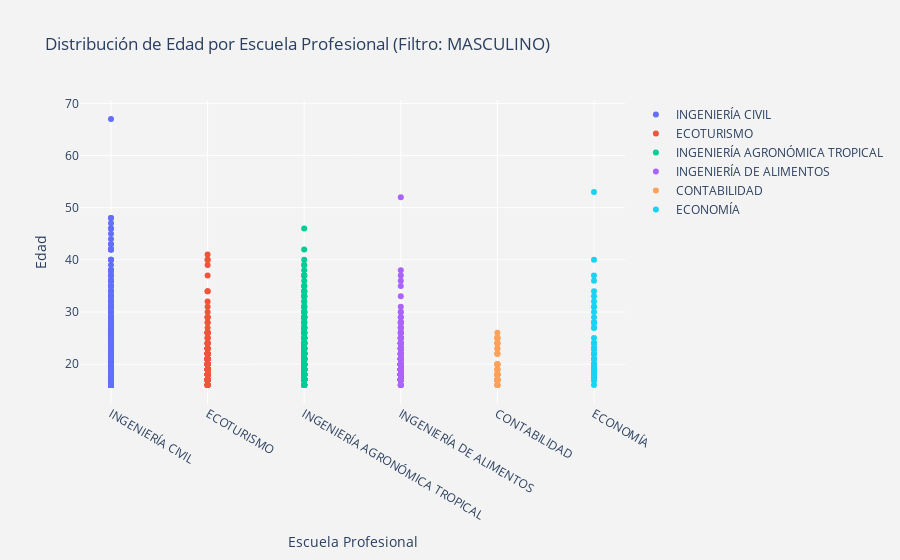

The notebook cell this image was saved under:
### Markdown cell above
*OBSERVACION*
- Datos atipicos 
- Datos donde el costo es 0
- Datos donde el apgo es 0 ->

### Code cell
import plotly.graph_objs as go
import plotly.offline as py

# Filtrar por sexo (por ejemplo, 'MASCULINO' o 'FEMENINO')
sexo_filtrado = 'MASCULINO'

# Filtrar el DataFrame por el sexo seleccionado
data_sexo_filtrado = Postulantes[Postulantes['SEXO'] == sexo_filtrado]

# Crear una lista de trazas de dispersión para cada escuela
data_traces = []
for escuela in data_sexo_filtrado['ESCUELA'].unique():
    trace = go.Scatter(
        x=data_sexo_filtrado[data_sexo_filtrado['ESCUELA'] == escuela]['ESCUELA'],
        y=data_sexo_filtrado[data_sexo_filtrado['ESCUELA'] == escuela]['EDAD'],
        mode='markers',
        name=escuela
    )
    data_traces.append(trace)

layout = go.Layout(
    title='Distribución de Edad por Escuela Profesional (Filtro: ' + sexo_filtrado + ')',
    xaxis=dict(title='Escuela Profesional'),
    yaxis=dict(title='Edad'),
    paper_bgcolor='rgb(243, 243, 243)',
    plot_bgcolor='rgb(243, 243, 243)'
)

# Crear la figura y trazar el gráfico
fig = go.Figure(data=data_traces, layout=layout)
py.iplot(fig)

### Figure 1 — Plotly figure (JSON) as saved in the notebook; plotly's stock layout.template omitted (floating-point values rounded to 4 significant figures; data arrays with more than 128 entries replaced by an {"elided": "..."} marker saying what was removed)
{"data": [{"mode": "markers", "name": "INGENIERÍA CIVIL", "type": "scatter", "x": {"elided": "1339 str values"}, "y": {"elided": "1339 int values"}}, {"mode": "markers", "name": "ECOTURISMO", "type": "scatter", "x": {"elided": "214 str values"}, "y": {"elided": "214 int values"}}, {"mode": "markers", "name": "INGENIERÍA AGRONÓMICA TROPICAL", "type": "scatter", "x": {"elided": "941 str values"}, "y": {"elided": "941 int values"}}, {"mode": "markers", "name": "INGENIERÍA DE ALIMENTOS", "type": "scatter", "x": {"elided": "319 str values"}, "y": {"elided": "319 int values"}}, {"mode": "markers", "name": "CONTABILIDAD", "type": "scatter", "x": ["CONTABILIDAD", "CONTABILIDAD", "CONTABILIDAD", "CONTABILIDAD", "CONTABILIDAD", "CONTABILIDAD", "CONTABILIDAD", "CONTABILIDAD", "CONTABILIDAD", "CONTABILIDAD", "CONTABILIDAD", "CONTABILIDAD", "CONTABILIDAD", "CONTABILIDAD", "CONTABILIDAD", "CONTABILIDAD", "CONTABILIDAD", "CONTABILIDAD", "CONTABILIDAD", "CONTABILIDAD", "CONTABILIDAD", "CONTABILIDAD", "CONTABILIDAD", "CONTABILIDAD", "CONTABILIDAD", "CONTABILIDAD", "CONTABILIDAD", "CONTABILIDAD", "CONTABILIDAD", "CONTABILIDAD", "CONTABILIDAD", "CONTABILIDAD", "CONTABILIDAD", "CONTABILIDAD", "CONTABILIDAD", "CONTABILIDAD", "CONTABILIDAD", "CONTABILIDAD", "CONTABILIDAD", "CONTABILIDAD", "CONTABILIDAD", "CONTABILIDAD", "CONTABILIDAD", "CONTABILIDAD", "CONTABILIDAD", "CONTABILIDAD", "CONTABILIDAD", "CONTABILIDAD", "CONTABILIDAD", "CONTABILIDAD", "CONTABILIDAD", "CONTABILIDAD", "CONTABILIDAD", "CONTABILIDAD", "CONTABILIDAD", "CONTABILIDAD", "CONTABILIDAD", "CONTABILIDAD", "CONTABILIDAD", "CONTABILIDAD", "CONTABILIDAD", "CONTABILIDAD", "CONTABILIDAD", "CONTABILIDAD", "CONTABILIDAD"], "y": [25, 17, 18, 26, 23, 17, 18, 22, 18, 16, 17, 17, 17, 16, 16, 18, 17, 18, 17, 18, 18, 17, 24, 18, 25, 20, 23, 19, 18, 17, 16, 18, 17, 19, 18, 18, 17, 24, 17, 25, 17, 17, 17, 16, 18, 20, 24, 19, 22, 25, 17, 18, 18, 17, 20, 24, 17, 17, 19, 20, 22, 20, 18, 17, 17]}, {"mode": "markers", "name": "ECONOMÍA", "type": "scatter", "x": ["ECONOMÍA", "ECONOMÍA", "ECONOMÍA", "ECONOMÍA", "ECONOMÍA", "ECONOMÍA", "ECONOMÍA", "ECONOMÍA", "ECONOMÍA", "ECONOMÍA", "ECONOMÍA", "ECONOMÍA", "ECONOMÍA", "ECONOMÍA", "ECONOMÍA", "ECONOMÍA", "ECONOMÍA", "ECONOMÍA", "ECONOMÍA", "ECONOMÍA", "ECONOMÍA", "ECONOMÍA", "ECONOMÍA", "ECONOMÍA", "ECONOMÍA", "ECONOMÍA", "ECONOMÍA", "ECONOMÍA", "ECONOMÍA", "ECONOMÍA", "ECONOMÍA", "ECONOMÍA", "ECONOMÍA", "ECONOMÍA", "ECONOMÍA", "ECONOMÍA", "ECONOMÍA", "ECONOMÍA", "ECONOMÍA", "ECONOMÍA", "ECONOMÍA", "ECONOMÍA", "ECONOMÍA", "ECONOMÍA", "ECONOMÍA", "ECONOMÍA", "ECONOMÍA", "ECONOMÍA", "ECONOMÍA", "ECONOMÍA", "ECONOMÍA", "ECONOMÍA", "ECONOMÍA", "ECONOMÍA", "ECONOMÍA", "ECONOMÍA", "ECONOMÍA", "ECONOMÍA", "ECONOMÍA", "ECONOMÍA", "ECONOMÍA", "ECONOMÍA", "ECONOMÍA", "ECONOMÍA", "ECONOMÍA", "ECONOMÍA", "ECONOMÍA", "ECONOMÍA", "ECONOMÍA", "ECONOMÍA", "ECONOMÍA", "ECONOMÍA", "ECONOMÍA", "ECONOMÍA", "ECONOMÍA", "ECONOMÍA", "ECONOMÍA", "ECONOMÍA", "ECONOMÍA", "ECONOMÍA", "ECONOMÍA", "ECONOMÍA", "ECONOMÍA", "ECONOMÍA", "ECONOMÍA", "ECONOMÍA", "ECONOMÍA", "ECONOMÍA", "ECONOMÍA", "ECONOMÍA", "ECONOMÍA", "ECONOMÍA", "ECONOMÍA", "ECONOMÍA", "ECONOMÍA", "ECONOMÍA", "ECONOMÍA", "ECONOMÍA", "ECONOMÍA", "ECONOMÍA", "ECONOMÍA", "ECONOMÍA", "ECONOMÍA", "ECONOMÍA", "ECONOMÍA", "ECONOMÍA", "ECONOMÍA", "ECONOMÍA", "ECONOMÍA", "ECONOMÍA", "ECONOMÍA", "ECONOMÍA", "ECONOMÍA", "ECONOMÍA", "ECONOMÍA", "ECONOMÍA", "ECONOMÍA", "ECONOMÍA", "ECONOMÍA", "ECONOMÍA", "ECONOMÍA", "ECONOMÍA"], "y": [20, 33, 17, 20, 23, 24, 18, 17, 24, 18, 25, 37, 17, 22, 17, 27, 18, 20, 17, 29, 19, 17, 17, 17, 19, 32, 19, 31, 18, 20, 17, 31, 19, 19, 19, 27, 19, 17, 17, 19, 17, 24, 17, 21, 17, 17, 20, 20, 17, 17, 20, 18, 17, 17, 17, 18, 18, 18, 18, 17, 18, 22, 18, 17, 19, 19, 19, 19, 23, 18, 19, 20, 17, 40, 19, 17, 22, 20, 18, 21, 17, 19, 18, 19, 17, 18, 20, 23, 18, 20, 23, 19, 18, 19, 34, 17, 17, 20, 18, 21, 17, 17, 19, 53, 30, 17, 19, 19, 19, 28, 17, 22, 28, 23, 22, 36, 28, 17, 21, 16, 18, 18]}], "layout": {"paper_bgcolor": "rgb(243, 243, 243)", "plot_bgcolor": "rgb(243, 243, 243)", "title": {"text": "Distribución de Edad por Escuela Profesional (Filtro: MASCULINO)"}, "xaxis": {"title": {"text": "Escuela Profesional"}}, "yaxis": {"title": {"text": "Edad"}}}}
